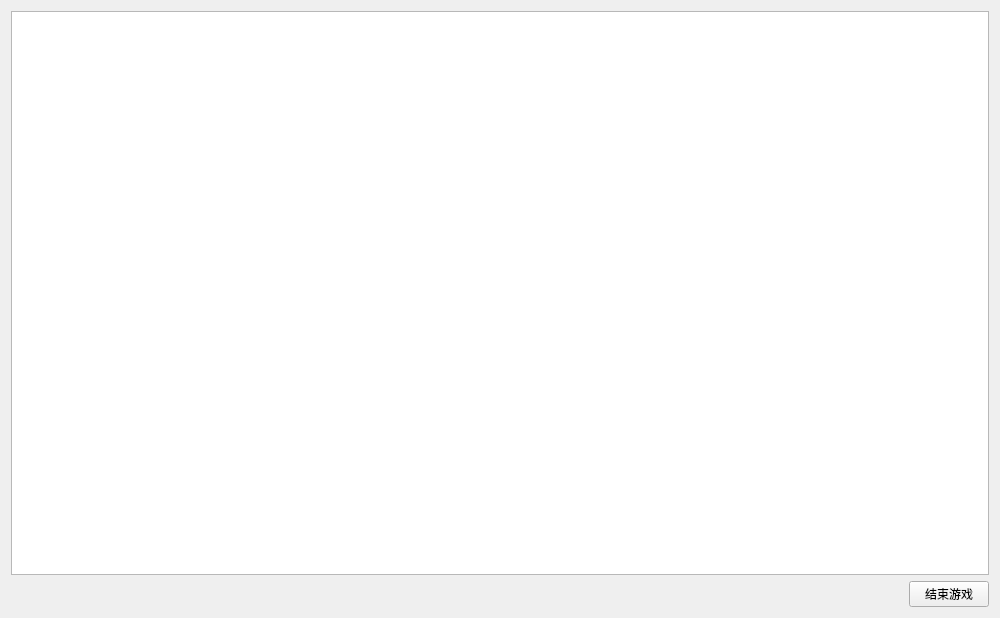
<?xml version="1.0" encoding="UTF-8"?>
<ui version="4.0">
 <class>Launcher</class>
 <widget class="QWidget" name="Launcher">
  <property name="geometry">
   <rect>
    <x>0</x>
    <y>0</y>
    <width>1000</width>
    <height>618</height>
   </rect>
  </property>
  <property name="windowTitle">
   <string>启动游戏</string>
  </property>
  <layout class="QGridLayout" name="gridLayout">
   <item row="1" column="1">
    <widget class="PushButton" name="pb_kill">
     <property name="text">
      <string>结束游戏</string>
     </property>
    </widget>
   </item>
   <item row="1" column="0">
    <spacer name="horizontalSpacer">
     <property name="orientation">
      <enum>Qt::Horizontal</enum>
     </property>
     <property name="sizeHint" stdset="0">
      <size>
       <width>40</width>
       <height>20</height>
      </size>
     </property>
    </spacer>
   </item>
   <item row="0" column="0" colspan="2">
    <widget class="TextEdit" name="te_output"/>
   </item>
  </layout>
 </widget>
 <customwidgets>
  <customwidget>
   <class>PushButton</class>
   <extends>QPushButton</extends>
   <header>qfluentwidgets</header>
  </customwidget>
  <customwidget>
   <class>TextEdit</class>
   <extends>QTextEdit</extends>
   <header>qfluentwidgets</header>
  </customwidget>
 </customwidgets>
 <resources/>
 <connections/>
</ui>
